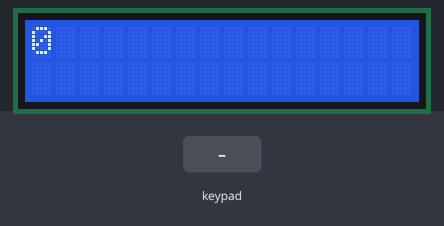
The sketch below on a simulated Arduino Uno, built with avr-gcc and run on an emulated ATmega328P. Shown: 16×2 character LCD. The inputs (shaded band) are chosen by the test bench. What the sketch prints to the serial monitor is not drawn.

Above: at 1.2 s.
1.3 s: keypad keys 9 8 7 6 D pressed 0.4 s apart
At 2.5 s:
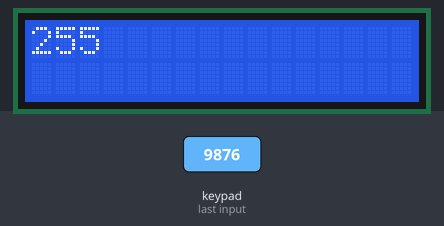
4.8 s: key 'A' pressed
At 5.1 s:
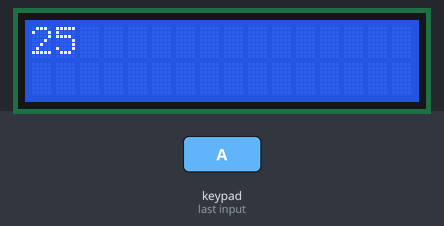
6.3 s: key '1' pressed
At 6.7 s:
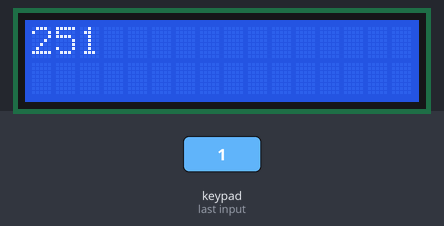
Timing chart, 0 to 9.3 s (numbered marks = the images above; inputs shaded):
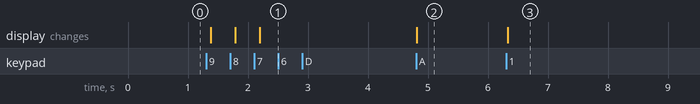

The sketch:

arduino_uno_r3_right.ino
```cpp
#include <LiquidCrystal_I2C.h>
#include <Keypad.h>

LiquidCrystal_I2C lcd(0x20, 16, 2);
const byte ROWS = 4;
const byte COLS = 4;
char keys[ROWS][COLS] = {
  {'1', '2', '3', 'A'},
  {'4', '5', '6', 'B'},
  {'7', '8', '9', 'C'},
  {'*', '0', '#', 'D'}
};


byte rowPins[ROWS] = {9, 8, 7, 6};
byte colPins[COLS] = {5, 4, 3, 2};

Keypad keypad = Keypad(makeKeymap(keys), rowPins, colPins, ROWS, COLS);

void setup() {
  Serial.begin(9600);
  lcd.init();
  lcd.clear();
  lcd.backlight();
}

void loop() {
  char key = keypad.getKey();
  static int num = 0;
  static int oldNum = -1;
  static int sendFlag = false;
  switch(key){
    case '0': case '1': case '2': case '3': case '4': case '5': case '6': case '7': case '8': case '9':
    num = num * 10 + key - '0';
    break;
    case 'A': num /= 10; break;
    case 'B': num = 0; break;
    case 'C': case 'D': sendFlag = true; break;
  }
  num = constrain(num, 0, 255);
  if(num!=oldNum){
    lcd.clear();
  	lcd.setCursor(0, 0);
  	lcd.print(num);
    oldNum=num;
  }
  if(sendFlag){
    num = num == 0 ? -1 : num;
    Serial.println(num);
    sendFlag = false;
  }
  delay(100);
}
```

Measured:
- after the input at 1.3 s, the display: first changes after 0.08 s (image 1 shows a later state)
- after the input at 4.8 s, the display: changes at once (image 2)
- after the input at 6.3 s, the display: changes at once (image 3)
